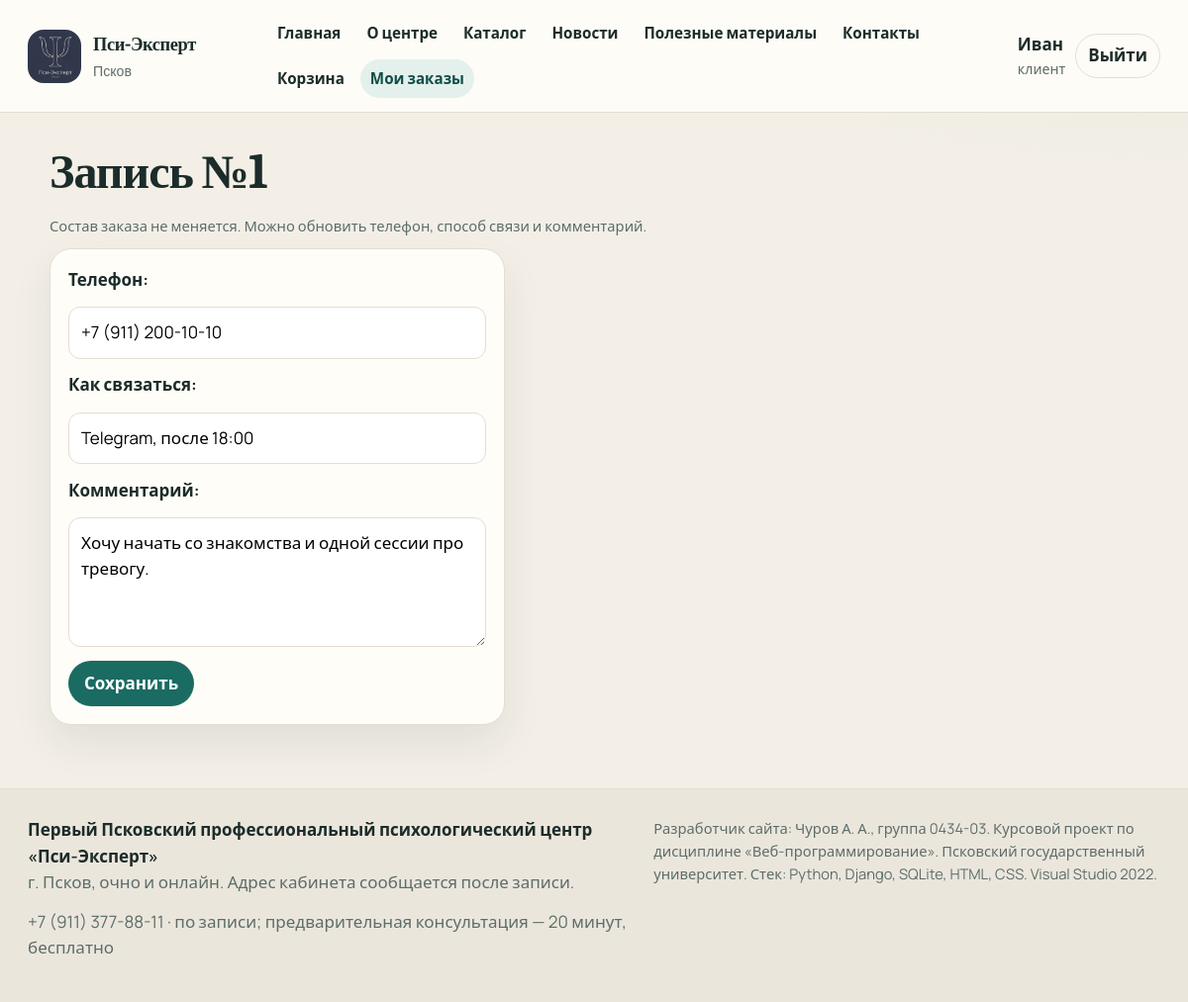
Screenshot of /my-orders/1/edit/ (signed in) with the database file from the repository.
### app/models.py (models this page shows, shortened)
class Order(models.Model):
    STATUS_NEW = 'new'
    STATUS_WORK = 'in_progress'
    STATUS_DONE = 'done'
    STATUS_CANCELLED = 'cancelled'
    STATUS_CHOICES = [
        (STATUS_NEW, 'Новая'),
        (STATUS_WORK, 'В работе'),
        (STATUS_DONE, 'Проведена'),
        (STATUS_CANCELLED, 'Отменена'),
    ]
    user = models.ForeignKey(User, on_delete=models.CASCADE, related_name='orders', verbose_name='Клиент')
    created_at = models.DateTimeField('Создана', auto_now_add=True)
    status = models.CharField('Статус', max_length=20, choices=STATUS_CHOICES, default=STATUS_NEW)
    total = models.DecimalField('Сумма', max_digits=12, decimal_places=2)
    phone = models.CharField('Телефон', max_length=20)
    contact = models.CharField('Как связаться', max_length=200)
    comment = models.TextField('Комментарий', blank=True)
    class Meta:
        ordering = ['-created_at']
        verbose_name = 'Запись'
        verbose_name_plural = 'Записи'
    def client_can_change(self):
        return self.status in (self.STATUS_NEW, self.STATUS_WORK)

### app/views.py (the view)
# urls.py: path('my-orders/<int:pk>/edit/', views.order_edit, name='order_edit'),
@role_required(Profile.ROLE_CLIENT)
def order_edit(request, pk):
    order = get_object_or_404(Order, pk=pk, user=request.user)
    if not order.client_can_change():
        messages.error(request, 'Эту запись уже нельзя изменить.')
        return redirect('my_orders')
    form = OrderEditForm(request.POST or None, instance=order)
    if request.method == 'POST' and form.is_valid():
        form.save()
        messages.success(request, f'Запись №{order.pk} обновлена.')
        return redirect('my_orders')
    return render(request, 'app/order_form.html', {'form': form, 'order': order})

### app/forms.py
class OrderEditForm(forms.ModelForm):
    class Meta:
        model = Order
        fields = ['phone', 'contact', 'comment']
        widgets = {'comment': forms.Textarea(attrs={'rows': 4})}
    def __init__(self, *args, **kwargs):
        super().__init__(*args, **kwargs)
        style_fields(self)

### app/context_processors.py (called while the page is built)
def site_context(request):
    role = None
    cart_count = 0
    user = request.user
    if user.is_authenticated:
        profile = getattr(user, 'profile', None)
        role = profile.role if profile else None
        if role == 'client':
            cart = Cart.objects.filter(user=user).first()
            if cart:
                cart_count = cart.total_items()
    return {
        'company': COMPANY,
        'user_role': role,
        'cart_count': cart_count,
    }

### app/forms.py (called while the page is built)
def style_fields(form):
    for field in form.fields.values():
        widget = field.widget
        if widget.__class__.__name__ == 'CheckboxInput':
            widget.attrs.setdefault('class', 'check')
            continue
        css = widget.attrs.get('class', '')
        widget.attrs['class'] = (css + ' field').strip()

### app/templates/app/order_form.html (shortened to what this page needs)
{% extends "app/base.html" %}
{% block content %}
<h1>Запись №{{ order.pk }}</h1>
<p class="meta">Состав заказа не меняется. Можно обновить телефон, способ связи и комментарий.</p>
<form method="post" class="card auth-card">
    {{ form.as_p }}
    <button class="btn" type="submit">Сохранить</button>
</form>
{% endblock %}

### app/templates/app/base.html (shortened to what this page needs)
{% load static %}
<!DOCTYPE html>
<html lang="ru">
<head>
    <link rel="stylesheet" href="{% static 'app/css/site.css' %}">
</head>
<body>
    <header class="site-header">
        <a class="brand" href="{% url 'home' %}">
            <img src="{% static 'app/content/logo_psy.png' %}" alt="">
            <span>
                <strong>{{ company.name }}</strong>
                <small>Псков</small>
            </span>
        </a>
        {% with url_name=request.resolver_match.url_name %}
        <nav class="nav" aria-label="Разделы сайта">
            <a class="{% if url_name == 'home' %}is-active{% endif %}" href="{% url 'home' %}">Главная</a>
            <a class="{% if url_name == 'about' %}is-active{% endif %}" href="{% url 'about' %}">О центре</a>
            <a class="{% if url_name == 'catalog' or url_name == 'catalog_category' or url_name == 'service_detail' %}is-active{% endif %}" href="{% url 'catalog' %}">Каталог</a>
            <a class="{% if url_name == 'news_list' or url_name == 'news_detail' %}is-active{% endif %}" href="{% url 'news_list' %}">Новости</a>
            <a class="{% if url_name == 'materials' %}is-active{% endif %}" href="{% url 'materials' %}">Полезные материалы</a>
            <a class="{% if url_name == 'contacts' %}is-active{% endif %}" href="{% url 'contacts' %}">Контакты</a>
            {% if user_role == 'client' %}
                <a class="{% if url_name == 'cart' or url_name == 'checkout' %}is-active{% endif %}" href="{% url 'cart' %}">Корзина{% if cart_count %} <b>{{ cart_count }}</b>{% endif %}</a>
                <a class="{% if url_name == 'my_orders' or url_name == 'order_edit' %}is-active{% endif %}" href="{% url 'my_orders' %}">Мои заказы</a>
            {% elif user_role == 'manager' %}
                <a class="{% if url_name == 'manager_orders' %}is-active{% endif %}" href="{% url 'manager_orders' %}">Заказы</a>
            {% elif user_role == 'admin' %}
                <a href="{% url 'panel' %}">Панель</a>
            {% else %}
                <a class="{% if url_name == 'login' %}is-active{% endif %}" href="{% url 'login' %}">Вход</a>
                <a class="{% if url_name == 'register' %}is-active{% endif %}" href="{% url 'register' %}">Регистрация</a>
            {% endif %}
        </nav>
        {% endwith %}
        {% if user.is_authenticated %}
        <div class="who">
            <span>
                <strong>{{ user.first_name|default:user.username }}</strong>
                <small>
                    {% if user_role == 'admin' %}администратор
                    {% elif user_role == 'manager' %}менеджер
                    {% else %}клиент{% endif %}
                </small>
            </span>
            <form method="post" action="{% url 'logout' %}">
                <button type="submit">Выйти</button>
            </form>
        </div>
        {% endif %}
    </header>
    <main>
        {% block content %}{% endblock %}
    </main>
    <footer class="site-footer">
        <div>
            <strong>{{ company.legal }}</strong>
            <p>{{ company.address }}</p>
            <p>{{ company.phones.0 }} · {{ company.hours }}</p>
        </div>
        <div>
            <p class="note">{{ company.developer }}</p>
        </div>
    </footer>
</body>
</html>

### app/static/app/css/site.css (style rules this page uses)
:root { --ink: #1b2c2a; --muted: #5d6d6a; --paper: #f3efe7; --card: #fffdf8; --line: #e4ddd2; --teal: #1a6b62; --teal-dark: #114e48; --clay: #b65b45; --sage: #e4f0ec; --shadow: 0 18px 40px rgba(27, 44, 42, 0.08); }
* { box-sizing: border-box; }
html { scroll-behavior: smooth; }
body { margin: 0; color: var(--ink); background: radial-gradient(1200px 500px at 100% -10%, rgba(26, 107, 98, 0.08), transparent 55%), var(--paper); font-family: Manrope, "Segoe UI", sans-serif; font-size: 17px; line-height: 1.55; }
img { max-width: 100%; display: block; }
a { color: var(--teal-dark); }
h1, h2, h3, .brand strong { font-family: Literata, Georgia, serif; font-weight: 650; letter-spacing: -0.02em; }
h1 { font-size: clamp(2.1rem, 4vw, 3.4rem); line-height: 1.15; margin: 0 0 0.4em; }
p { margin: 0 0 0.8em; }
.site-header { display: flex; align-items: center; gap: 22px; padding: 14px 28px; background: rgba(255, 253, 248, 0.92); border-bottom: 1px solid var(--line); position: sticky; top: 0; z-index: 10; backdrop-filter: blur(10px); }
.brand { display: flex; align-items: center; gap: 12px; text-decoration: none; color: inherit; min-width: 220px; }
.brand img { width: 54px; height: 54px; object-fit: cover; border-radius: 16px; background: white; }
.brand strong { display: block; font-size: 1.15rem; }
.brand small { color: var(--muted); font-family: Manrope, sans-serif; font-weight: 500; }
.nav { display: flex; gap: 6px; flex: 1; flex-wrap: wrap; }
.nav a { text-decoration: none; color: var(--ink); padding: 8px 10px; border-radius: 999px; font-weight: 600; font-size: 0.95rem; }
.nav a.is-active, .nav a:hover { background: var(--sage); color: var(--teal-dark); }
.who { display: flex; align-items: center; gap: 10px; margin-left: auto; }
.who small { display: block; color: var(--muted); }
.who button, .btn, button.btn { border: 0; background: var(--teal); color: white; border-radius: 999px; padding: 10px 16px; font: inherit; font-weight: 700; cursor: pointer; text-decoration: none; display: inline-block; }
.btn.ghost, .who button { background: transparent; color: var(--ink); border: 1px solid var(--line); padding: 8px 12px; }
main { width: min(1100px, calc(100% - 32px)); margin: 28px auto 64px; }
.card { background: var(--card); border: 1px solid var(--line); border-radius: 22px; padding: 18px; box-shadow: var(--shadow); }
.meta { color: var(--muted); font-size: 0.92rem; }
label { display: block; font-weight: 700; margin: 0 0 14px; }
.field, select.field, textarea.field { display: block; width: 100%; margin-top: 6px; padding: 12px 12px; border-radius: 12px; border: 1px solid var(--line); font: inherit; background: white; }
.site-footer { border-top: 1px solid var(--line); padding: 28px; display: grid; grid-template-columns: 1.2fr 1fr; gap: 18px; color: var(--muted); background: #ebe6dc; }
.site-footer strong { color: var(--ink); }
.note { font-size: 0.92rem; }
.auth-card { max-width: 460px; }

### rows the page displays
Order: pk "1", phone "+7 (911) 200-10-10", contact "Telegram, после 18:00", comment "Хочу начать со знакомства и одной сессии про тревогу."

### other values shown
{{ company.name }} "Пси-Эксперт"
{{ user.first_name|default:user.username }} "Иван"
{{ company.legal }} "Первый Псковский профессиональный психологический центр «Пси-Эксперт»"
{{ company.address }} "г. Псков, очно и онлайн. Адрес кабинета сообщается после записи."
{{ company.phones.0 }} "+7 (911) 377-88-11"
{{ company.hours }} "по записи; предварительная консультация — 20 минут, бесплатно"
